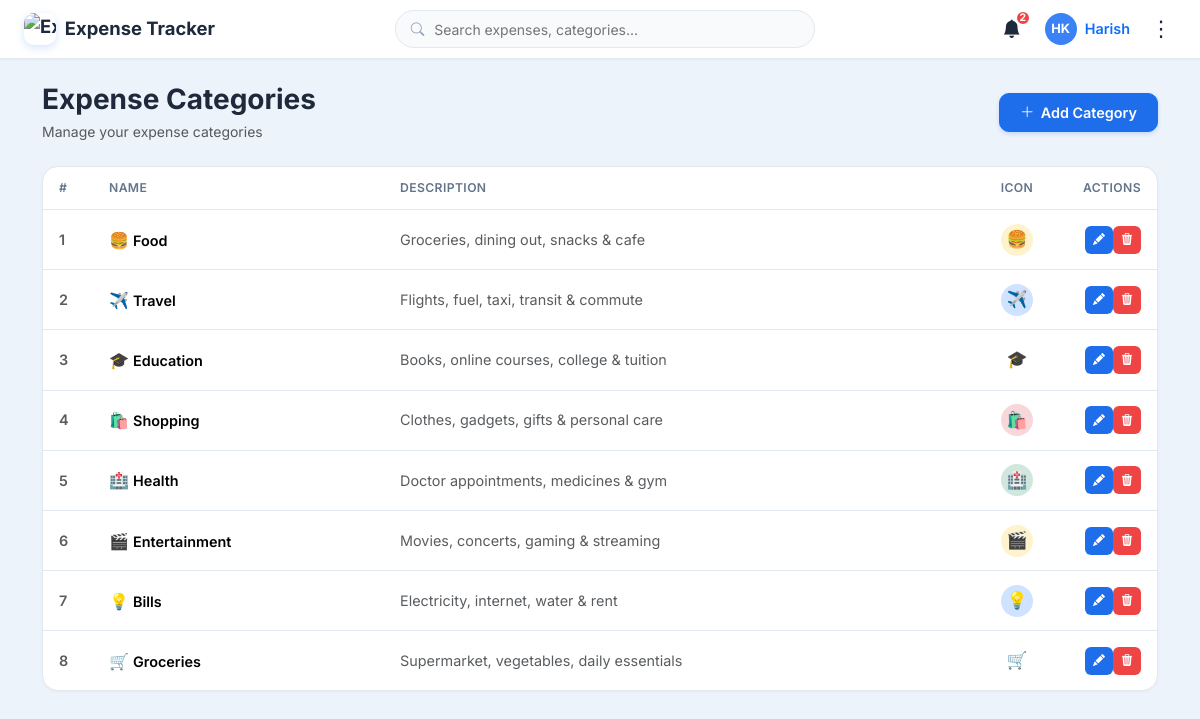
Page /categories/ (signed in) on the committed database.
### expenses/models.py (models this page shows, shortened)
class Category(models.Model):
    user = models.ForeignKey(User, on_delete=models.CASCADE, related_name='categories')
    name = models.CharField(max_length=100)
    description = models.TextField(blank=True)
    icon = models.CharField(max_length=50, default='📁')
    created_at = models.DateTimeField(auto_now_add=True)
    class Meta:
        verbose_name_plural = 'Categories'
        ordering = ['name']
        constraints = [
            models.UniqueConstraint(fields=['user', 'name'], name='unique_user_category')
        ]

### expenses/views.py (the view)
# urls.py: path('categories/', views.category_list, name='category_list'),
@login_required
def category_list(request):
    categories = Category.objects.filter(user=request.user).annotate(
        expense_count=Count('expenses'),
        total_spent=Sum('expenses__amount')
    )
    return render(request, 'expenses/category_list.html', {'categories': categories})

### expenses/context_processors.py (called while the page is built)
def expense_context(request):
    context = {
        'APP_NAME': 'Expense Tracker',
        'APP_TAGLINE': 'Track Smarter. Spend Better.',
        'CURRENCY_SYMBOL': '₹',
        'CURRENT_YEAR': date.today().year,
        'CURRENT_MONTH': date.today().month,
        'unread_notifications_count': 0,
        'user_profile': None,
        'user_initials': 'U',
    }
    if request.user.is_authenticated:
        profile, _ = UserProfile.objects.get_or_create(user=request.user)
        context['user_profile'] = profile
        context['CURRENCY_SYMBOL'] = profile.currency_symbol or '₹'
        context['unread_notifications_count'] = Notification.objects.filter(
            user=request.user, is_read=False
        ).count()
        context['user_initials'] = profile.initials
    return context

### expenses/models.py (called while the page is built)
    @property
    def initials(self):
        if self.user.first_name and self.user.last_name:
            return f"{self.user.first_name[0]}{self.user.last_name[0]}".upper()
        elif self.user.first_name:
            return self.user.first_name[:2].upper()
        return self.user.username[:2].upper()

### templates/expenses/category_list.html (shortened to what this page needs)
{% extends 'base.html' %}
{% block content %}
<div class="container">
  <div class="d-flex flex-wrap justify-content-between align-items-center mb-4 gap-3">
    <div>
      <h3 class="fw-bold text-main mb-1">Expense Categories</h3>
      <p class="text-muted small mb-0">Manage your expense categories</p>
    </div>
    <a href="{% url 'category_add' %}" class="btn btn-primary-saas">
      <i class="bi bi-plus-lg"></i> Add Category
    </a>
  </div>
  <div class="card-saas p-0">
    <div class="table-responsive">
      <table class="table table-saas align-middle">
        <thead>
          <tr>
            <th style="width: 50px;">#</th>
            <th>Name</th>
            <th>Description</th>
            <th class="text-center" style="width: 80px;">Icon</th>
            <th class="text-end" style="width: 100px;">Actions</th>
          </tr>
        </thead>
        <tbody>
          {% for cat in categories %}
            <tr>
              <td class="text-muted fw-semibold small">{{ forloop.counter }}</td>
              <td>
                <span class="fs-6 me-1.5">{{ cat.icon }}</span>
                <span class="fw-semibold text-main">{{ cat.name }}</span>
              </td>
              <td class="text-muted small">
                {{ cat.description|default:"-" }}
              </td>
              <td class="text-center">
                <div class="cat-circle-icon mx-auto
                  {% cycle 'bg-warning-subtle' 'bg-primary-subtle' 'bg-purple-subtle' 'bg-danger-subtle' 'bg-success-subtle' %}">
                  <span>{{ cat.icon }}</span>
                </div>
              </td>
              <td class="text-end">
                <div class="d-inline-flex gap-1.5">
                  <a href="{% url 'category_edit' cat.id %}" class="btn-action-edit" title="Edit Category">
                    <i class="bi bi-pencil-fill"></i>
                  </a>
                  <a href="{% url 'category_delete' cat.id %}" class="btn-action-delete" title="Delete Category">
                    <i class="bi bi-trash3-fill"></i>
                  </a>
                </div>
              </td>
            </tr>
          {% empty %}
            <tr>
              <td colspan="5" class="text-center py-4 text-muted">
                No categories available. Click "+ Add Category" to create one.
              </td>
            </tr>
          {% endfor %}
        </tbody>
      </table>
    </div>
  </div>
</div>
{% endblock %}

### templates/base.html (shortened to what this page needs)
{% load static %}
<!DOCTYPE html>
<html lang="en" data-bs-theme="{% if user_profile and user_profile.dark_mode %}dark{% else %}light{% endif %}">
<head>
  <link href="https://cdn.jsdelivr.net/npm/bootstrap@5.3.3/dist/css/bootstrap.min.css" rel="stylesheet">
  <link rel="stylesheet" href="https://cdn.jsdelivr.net/npm/bootstrap-icons@1.11.3/font/bootstrap-icons.min.css">
  <link rel="stylesheet" href="{% static 'css/style.css' %}">
</head>
<body data-user-dark="{% if user_profile and user_profile.dark_mode %}true{% else %}false{% endif %}">
  <nav class="app-navbar d-flex align-items-center justify-content-between">
    {% if user.is_authenticated %}
      <a href="{% url 'dashboard' %}" class="navbar-brand">
        <img src="https://play-lh.googleusercontent.com/y8OyoKQntSxC32pUKoPplp7uTj1f4boIe2Gqk1Ah2dQz_UMUTOSR2i5Avr5t7k5tD1FSDF16_XtGxBJWpttbfYY" alt="Expense Tracker Logo" class="brand-logo">
        <span>{{ APP_NAME }}</span>
      </a>
      <div class="nav-search-container d-none d-md-block">
        <div class="search-input-wrapper">
          <i class="bi bi-search"></i>
          <input
            type="text"
            id="global-search-input"
            class="nav-search-input"
            placeholder="Search expenses, categories..."
            value="{{ q|default:'' }}"
            autocomplete="off"
          >
        </div>
      </div>
      <div class="d-flex align-items-center gap-3">
        <a href="{% url 'notifications' %}" class="btn-nav-icon" title="Notifications" id="nav-notification-btn">
          <i class="bi bi-bell-fill"></i>
          {% if unread_notifications_count > 0 %}
            <span class="notification-badge" id="nav-notif-count">{{ unread_notifications_count }}</span>
          {% else %}
            <span class="notification-badge" id="nav-notif-count">2</span>
          {% endif %}
        </a>
        <a href="{% url 'profile' %}" class="d-none d-sm-flex align-items-center gap-2 text-decoration-none text-main fw-semibold" style="font-size: 0.9rem;">
          <div class="user-avatar-circle">
          </div>
          <span>{{ user.first_name|default:user.username }}</span>
        </a>
        <div class="dropdown">
          <button
            class="btn-three-dots"
            type="button"
            id="threeDotsNavMenu"
            data-bs-toggle="dropdown"
            aria-expanded="false"
            title="Navigation Menu"
          >
            ⋮
          </button>
        </div>
      </div>
    {% endif %}
  </nav>
  <main class="page-wrapper py-4">
    {% block content %}{% endblock %}
  </main>
</body>
</html>

### rows in the picture
Category: icon "🍔", name "Food", description "Groceries, dining out, snacks & cafe"
Category: icon "✈️", name "Travel", description "Flights, fuel, taxi, transit & commute"
Category: icon "🎓", name "Education", description "Books, online courses, college & tuition"
Category: icon "🛍️", name "Shopping", description "Clothes, gadgets, gifts & personal care"
Category: icon "🏥", name "Health", description "Doctor appointments, medicines & gym"
Category: icon "🎬", name "Entertainment", description "Movies, concerts, gaming & streaming"
Category: icon "💡", name "Bills", description "Electricity, internet, water & rent"
Category: icon "🛒", name "Groceries", description "Supermarket, vegetables, daily essentials"

### other values in the picture
{{ APP_NAME }} "Expense Tracker"
{{ unread_notifications_count }} "2"
{{ user.first_name|default:user.username }} "Harish"
